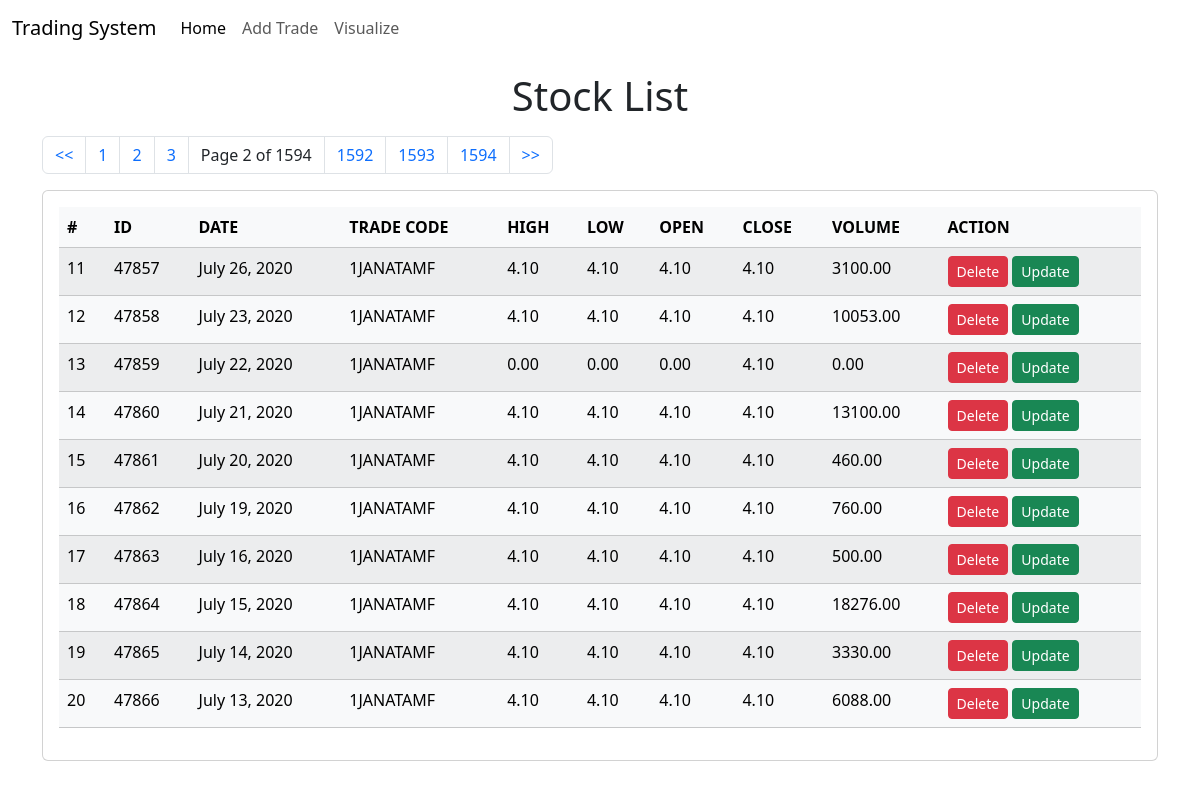
Screenshot of /?page=2 with the database file from the repository.
### trade/models.py (models this page shows)
class Stock(models.Model):
    objects = models.Manager()
    id = AutoField(primary_key=True)
    date = models.DateField()
    trade_code = models.CharField(max_length=30)
    high = models.DecimalField(max_digits=15, decimal_places=2)
    low = models.DecimalField(max_digits=15, decimal_places=2)
    open = models.DecimalField(max_digits=15, decimal_places=2)
    close = models.DecimalField(max_digits=15, decimal_places=2)
    volume = models.DecimalField(max_digits=15, decimal_places=2)

### trade/views.py (the view)
# urls.py: path("", views.index, name="index"),
def index(request):
    _pageNumber = pageNumber
    if request.GET.get('page') is None:
        if 'page' not in request.session:
            pass
        else:
            return redirect("/?page=" + str(request.session['page']))
    else:
        _pageNumber = request.GET.get('page')
        if _pageNumber == "-1": _pageNumber = Stock.objects.count()
    request.session['page'] = _pageNumber
    request.session.modified = True
    try:
        queryset = Stock.objects.get_queryset().order_by('id')
        stocks_paginated = Paginator(queryset, perPage)
    except Exception as e:
        messages.error(request, repr(e))
        return redirect("/?page=1")
    page = stocks_paginated.get_page(_pageNumber)
    prev_page = 0
    if page.has_previous():
        prev_page = page.previous_page_number()
    return render(request, "trade/index.html",
                  {'stocks': page, 'prevElementCount': prev_page * perPage})

### trade/templates/trade/index.html (shortened to what this page needs)
<!doctype html>
<html lang="en">
<head>
    {% load bootstrap5 %}
    {% bootstrap_css %}
</head>
<body>
{% load mathfilters %}
{% include 'trade/navbar.html' %}
<h1 class="text-center my-3">Stock List</h1>
<div class="container">
    <div class="my-2 mx-auto">
        {% include 'trade/pagination.html' with page_obj=stocks only%}
    </div>
    <div class="row">
        <div class="col-md-12">
            <div class="card">
                <div class="card-body">
                    <table class="table table-light table-striped table-hover">
                        <thead>
                        <tr>
                            <th>#</th>
                            <th>ID</th>
                            <th>DATE</th>
                            <th>TRADE CODE</th>
                            <th>HIGH</th>
                            <th>LOW</th>
                            <th>OPEN</th>
                            <th>CLOSE</th>
                            <th>VOLUME</th>
                            <th>ACTION</th>
                        </tr>
                        </thead>
                        <tbody>
                        {% for stock in stocks %}
                        <tr>
                            <td>{{forloop.counter|add:prevElementCount}}</td>
                            <td>{{stock.id}}</td>
                            <td>{{stock.date}}</td>
                            <td>{{stock.trade_code}}</td>
                            <td>{{stock.high}}</td>
                            <td>{{stock.low}}</td>
                            <td>{{stock.open}}</td>
                            <td>{{stock.close}}</td>
                            <td>{{stock.volume}}</td>
                            <td>
                                <a href="/delete/{{stock.id}}"
                                   class="btn btn-danger btn-sm">Delete</a>
                                <a href="/update/{{stock.id}}"
                                   class="btn btn-success btn-sm">Update</a>
                            </td>
                        </tr>
                        {%endfor%}
                        </tbody>
                    </table>
                </div>
            </div>
        </div>
    </div>
</div>
</body>
</html>

### rows the page displays
Stock: id "47857", date "July 26, 2020", trade_code "1JANATAMF", high "4.10", low "4.10", open "4.10", close "4.10", volume "3100.00"
Stock: id "47858", date "July 23, 2020", trade_code "1JANATAMF", high "4.10", low "4.10", open "4.10", close "4.10", volume "10053.00"
Stock: id "47859", date "July 22, 2020", trade_code "1JANATAMF", high "0.00", low "0.00", open "0.00", close "4.10", volume "0.00"
Stock: id "47860", date "July 21, 2020", trade_code "1JANATAMF", high "4.10", low "4.10", open "4.10", close "4.10", volume "13100.00"
Stock: id "47861", date "July 20, 2020", trade_code "1JANATAMF", high "4.10", low "4.10", open "4.10", close "4.10", volume "460.00"
Stock: id "47862", date "July 19, 2020", trade_code "1JANATAMF", high "4.10", low "4.10", open "4.10", close "4.10", volume "760.00"
Stock: id "47863", date "July 16, 2020", trade_code "1JANATAMF", high "4.10", low "4.10", open "4.10", close "4.10", volume "500.00"
Stock: id "47864", date "July 15, 2020", trade_code "1JANATAMF", high "4.10", low "4.10", open "4.10", close "4.10", volume "18276.00"
Stock: id "47865", date "July 14, 2020", trade_code "1JANATAMF", high "4.10", low "4.10", open "4.10", close "4.10", volume "3330.00"
Stock: id "47866", date "July 13, 2020", trade_code "1JANATAMF", high "4.10", low "4.10", open "4.10", close "4.10", volume "6088.00"

### other values shown
{{ page_obj.number }} "2"
{{ page_obj.paginator.num_pages }} "1594"
{{ page_obj.paginator.num_pages|sub:2 }} "1592"
{{ page_obj.paginator.num_pages|sub:1 }} "1593"
